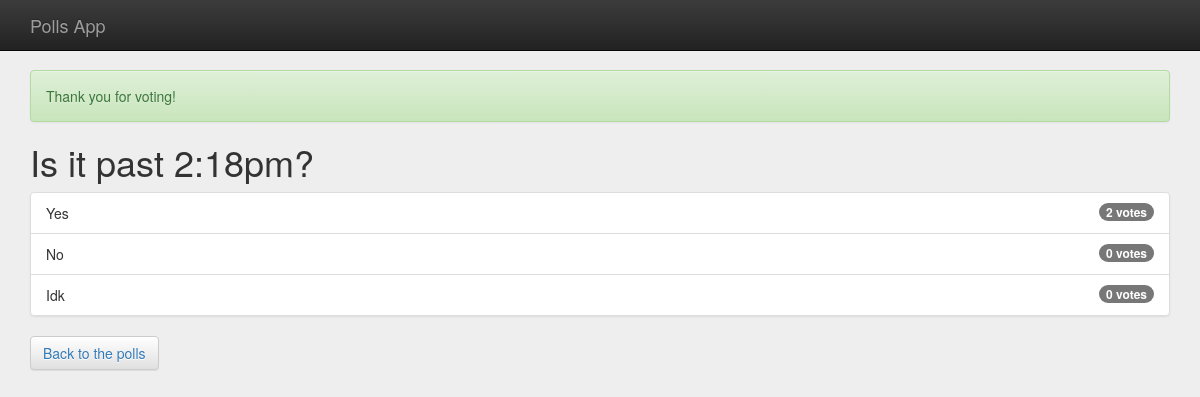
The page /polls/4/results/ on the database as committed earlier.
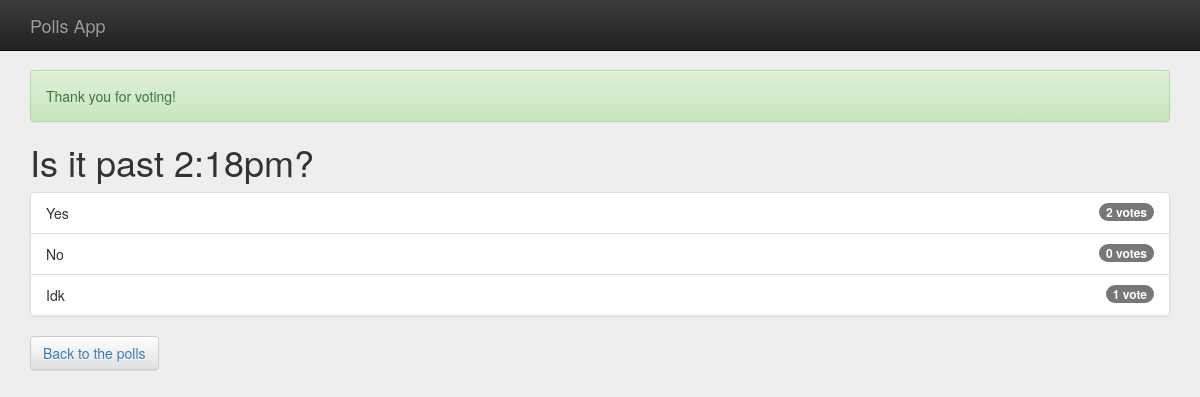
The same page on the database as committed later.
### polls/models.py (models this page shows, shortened)
class Choice(models.Model):
    question = models.ForeignKey(Question, on_delete=models.CASCADE)
    choice_text = models.CharField(max_length=200)
    votes = models.IntegerField(default=0)

### polls/views.py (the view)
# urls.py: url(r'^(?P<pk>[0-9]+)/results/$', views.ResultsView.as_view(), name='results'),
class ResultsView(generic.DetailView):
    model = Question
    template_name = 'polls/results.html'
    def get_context_data(self, **kwargs):
        context = super(ResultsView, self).get_context_data(**kwargs)
        context['title'] = 'Results | '
        return context

### polls/templates/polls/results.html
{% extends "polls/base.html" %}
{% block content %}
  <div class="alert alert-success" role="alert">Thank you for voting!</div>
  <h1>{{ question.question_text }}</h1>
  <ul class="list-group">
    {% for choice in question.choice_set.all %}
      <li class="list-group-item">
        <span class="badge">{{ choice.votes }} vote{{ choice.votes|pluralize }}</span>
        {{ choice.choice_text }}
      </li>
    {% endfor %}
  </ul>
  <button class="btn btn-default">
    <a href="{% url 'polls:index'%}">Back to the polls</a>
  </button>
{% endblock content %}

Rows that differ between the two databases and show on the page:
changed Choice "Idk": votes "0" → "1"
